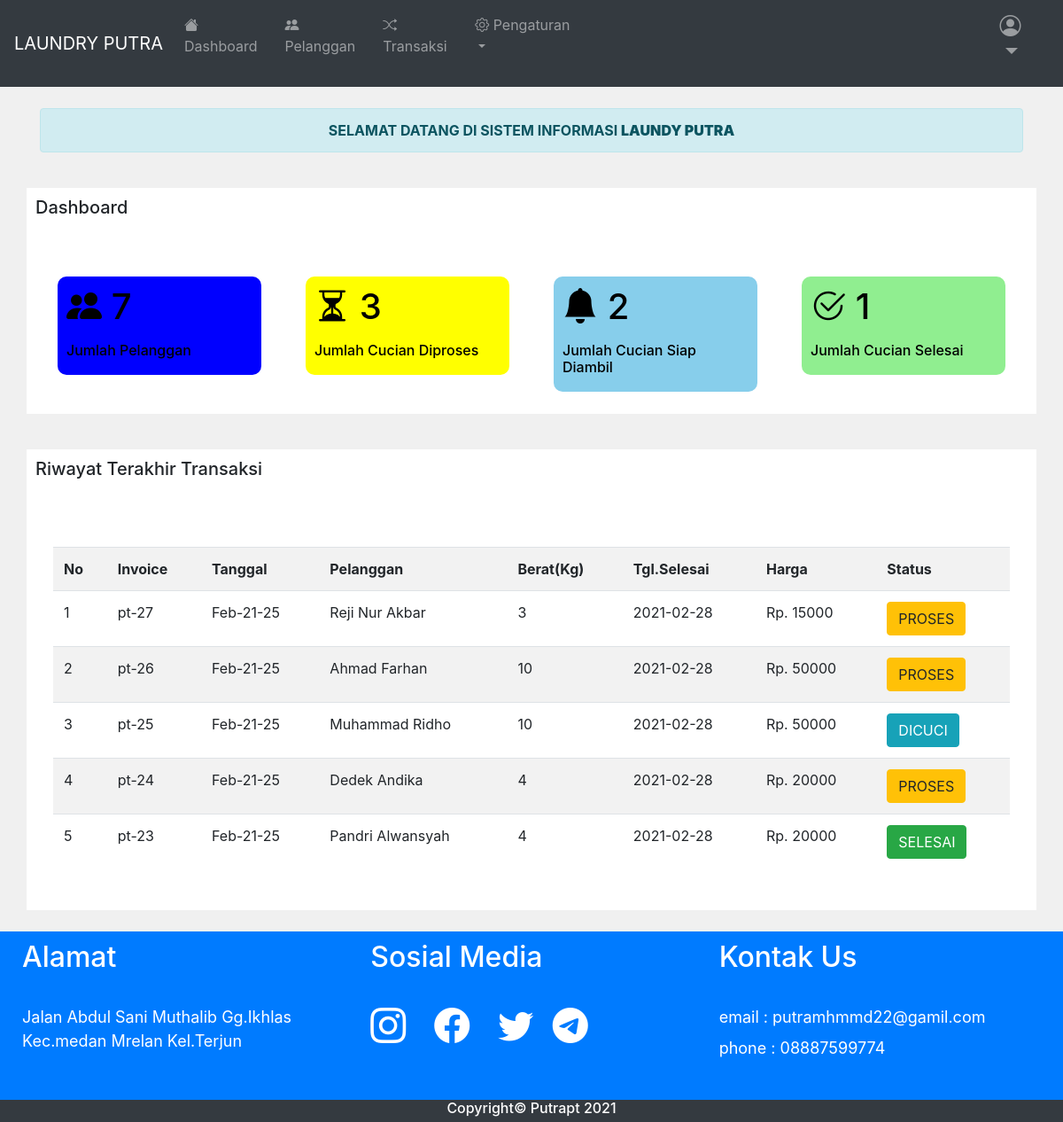
/admin/dashboard.php (signed in), run on the app's committed database.
### tables this page shows
CREATE TABLE `transaksi` (
  `transaksi_id` int(11) NOT NULL,
  `transaksi_tgl` varchar(20) NOT NULL,
  `transaksi_pelanggan` varchar(220) NOT NULL,
  `transaksi_harga` int(11) NOT NULL,
  `transaksi_berat` int(11) NOT NULL,
  `transaksi_tgl_selesai` date NOT NULL,
  `status_transaksi` int(11) NOT NULL
);

### function.php (called while the page is built, shortened)
<?php
$con = mysqli_connect("localhost","root","","db_laundry");
function tampildtransaksi($query){
    global $con;
    $res = mysqli_query($con,$query);
    $rows = [];
    while ( $row = mysqli_fetch_assoc($res) ) {
        $rows[] = $row;
    }
    return $rows;
}
 ?>

### admin/dashboard.php (the view, shortened to what this page needs)
<?php
require '../function.php';
$transaksi = tampildtransaksi("SELECT * FROM transaksi ORDER BY transaksi_id DESC LIMIT 0,5");
$total = mysqli_query($con, "SELECT COUNT(*) AS TOTAL FROM pelanggan");
$totalpelanggan = mysqli_fetch_assoc($total);
$diproses = mysqli_query($con, "SELECT COUNT(*) AS TOTAL FROM transaksi WHERE status_transaksi = '0' ");
$totaldiproses = mysqli_fetch_assoc($diproses);
$dicuci = mysqli_query($con, "SELECT COUNT(*) AS TOTAL FROM transaksi WHERE status_transaksi = '1' ");
$totaldicuci = mysqli_fetch_assoc($dicuci);
$selesai = mysqli_query($con, "SELECT COUNT(*) AS TOTAL FROM transaksi WHERE status_transaksi = '2' ");
$totalselesai = mysqli_fetch_assoc($selesai);
?>
<!DOCTYPE html>
<html>
<head>
    <link rel="stylesheet" href="https://cdn.jsdelivr.net/npm/bootstrap-icons@1.4.0/font/bootstrap-icons.css">
    <link rel="stylesheet" href="https://maxcdn.bootstrapcdn.com/bootstrap/4.0.0/css/bootstrap.min.css">
    <link rel="stylesheet" href="https://use.fontawesome.com/releases/v5.7.2/css/all.css">
</head>
<body style="background: #f0f0f0">
    <?php include '../header.php'; ?>
    <br>
    <div class="container">
        <div class="alert alert-info">SELAMAT DATANG DI SISTEM INFORMASI <b>LAUNDY PUTRA</b></div>
    </div>
    <br>
    <div class="container" style="background-color: white; padding: 10px; height: 100%;">
        <h5>Dashboard</h5><br><br>
        <a href="pelanggan.php">
            <div class="col-md-3 col-offset-3" style="float: left;">
                <div class="panel" style="background-color: blue;">
                    <div class="panel-body">
                        <h1><i class="bi bi-people-fill"></i>
                            <label>
                                <center><?= $totalpelanggan['TOTAL'];  ?></center>
                            </label>
                        </h1>
                        <h6>Jumlah Pelanggan</h6>
                    </div>
                </div>
            </div>
        </a>
        <a href="transaksi.php">
            <div class="col-md-3 col-offset-3" style="float: left;">
                <div class="panel" style="background-color: yellow;">
                    <div class="panel-body">
                        <h1><i class="bi bi-hourglass-split"></i>
                            <label>
                                <center><?= $totaldiproses['TOTAL'];  ?></center>
                            </label>
                        </h1>
                        <h6>Jumlah Cucian Diproses</h6>
                    </div>
                </div>
            </div>
        </a>
        <a href="transaksi.php">
            <div class="col-md-3 col-offset-3" style="float: left;">
                <div class="panel" style="background-color: skyblue;">
                    <div class="panel-body">
                        <h1><i class="bi bi-bell-fill"></i>
                            <label>
                                <center><?= $totaldicuci['TOTAL'];  ?></center>
                            </label>
                        </h1>
                        <h6>Jumlah Cucian Siap Diambil</h6>
                    </div>
                </div>
            </div>
        </a>
        <a href="transaksi.php">
            <div class="col-md-3 col-offset-3" style="float: left;">
                <div class="panel" style="background-color: lightgreen;">
                    <div class="panel-body">
                        <h1><i class="bi bi-check2-circle"></i>
                            <label>
                                <center><?= $totalselesai['TOTAL'];  ?></center>
                            </label>
                        </h1>
                        <h6>Jumlah Cucian Selesai</h6>
                    </div>
                </div>
            </div>
        </a>
    </div>
    <br>
    <P align="justify">
    <div class="container" style="background-color: white; padding: 10px; ">
        <h5>Riwayat Terakhir Transaksi</h5><br><br>
        <div class="table-responsive">
            <div class="panel">
                <table class="table table-striped">
                    <tr>
                        <th>No</th>
                        <th>Invoice</th>
                        <th>Tanggal</th>
                        <th>Pelanggan</th>
                        <th>Berat(Kg)</th>
                        <th>Tgl.Selesai</th>
                        <th>Harga</th>
                        <th>Status</th>
                    </tr>
                    <?php $i = 1 ?>
                    <?php foreach ($transaksi as $data) : ?>
                        <tr>
                            <td><?= $i++; ?></td>
                            <td>pt-<?= $data['transaksi_id']; ?></td>
                            <td><?= $data['transaksi_tgl']; ?></td>
                            <td><?= $data['transaksi_pelanggan']; ?></td>
                            <td><?= $data['transaksi_berat']; ?></td>
                            <td><?= $data['transaksi_tgl_selesai']; ?></td>
                            <td>Rp. <?= $data['transaksi_harga']; ?></td>
                            <td>
                                <?php
                                if ($data['status_transaksi'] == "0") {
                                    echo "<div class='btn btn-warning'>PROSES</div>";
                                } elseif ($data['status_transaksi'] == "1") {
                                    echo "<div class='btn btn-info'>DICUCI</div>";
                                } elseif ($data['status_transaksi'] == "2") {
                                    echo "<div class='btn btn-success'>SELESAI</div>";
                                }
                                ?>
                            </td>
                        </tr>
                    <?php endforeach; ?>
                </table>
            </div>
        </div>
    </div>
    <br>
    <?php include '../footer.php'; ?>
</body>
</html>

### admin/dashboard.php (style rules this page uses)
* { padding: 0; margin: 0; }
.alert { font-weight: bold; text-align: center; }
.panel { padding: 10px; margin: 10px; border-radius: 10px; }
.container a { color: black; }

### data on the page
transaksi: transaksi_id "27", transaksi_tgl "Feb-21-25", transaksi_pelanggan "Reji Nur Akbar", transaksi_berat "3", transaksi_tgl_selesai "2021-02-28", transaksi_harga "15000", status_transaksi "PROSES"
transaksi: transaksi_id "26", transaksi_tgl "Feb-21-25", transaksi_pelanggan "Ahmad Farhan", transaksi_berat "10", transaksi_tgl_selesai "2021-02-28", transaksi_harga "50000", status_transaksi "PROSES"
transaksi: transaksi_id "25", transaksi_tgl "Feb-21-25", transaksi_pelanggan "Muhammad Ridho", transaksi_berat "10", transaksi_tgl_selesai "2021-02-28", transaksi_harga "50000", status_transaksi "DICUCI"
transaksi: transaksi_id "24", transaksi_tgl "Feb-21-25", transaksi_pelanggan "Dedek Andika", transaksi_berat "4", transaksi_tgl_selesai "2021-02-28", transaksi_harga "20000", status_transaksi "PROSES"
transaksi: transaksi_id "23", transaksi_tgl "Feb-21-25", transaksi_pelanggan "Pandri Alwansyah", transaksi_berat "4", transaksi_tgl_selesai "2021-02-28", transaksi_harga "20000", status_transaksi "SELESAI"

### other printed values
$totalpelanggan['TOTAL'] "7"
$totaldiproses['TOTAL'] "3"
$totaldicuci['TOTAL'] "2"
$totalselesai['TOTAL'] "1"
